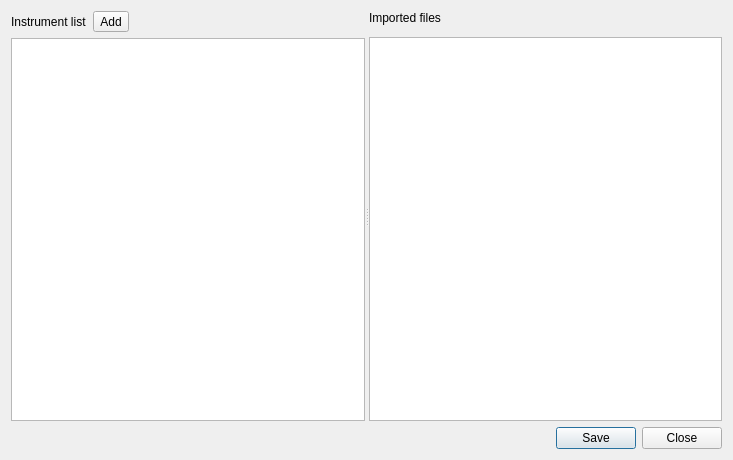
<?xml version="1.0" encoding="UTF-8"?>
<ui version="4.0">
 <class>ImportPreview</class>
 <widget class="QDialog" name="ImportPreview">
  <property name="geometry">
   <rect>
    <x>0</x>
    <y>0</y>
    <width>733</width>
    <height>460</height>
   </rect>
  </property>
  <property name="windowTitle">
   <string>Dialog</string>
  </property>
  <layout class="QVBoxLayout" name="verticalLayout_4">
   <item>
    <layout class="QVBoxLayout" name="vBoxMain" stretch="1,0">
     <item>
      <widget class="QSplitter" name="splitter">
       <property name="orientation">
        <enum>Qt::Horizontal</enum>
       </property>
       <widget class="QWidget" name="">
        <layout class="QVBoxLayout" name="vBoxInstruments">
         <item>
          <layout class="QHBoxLayout" name="hBoxAddInstrument">
           <item>
            <widget class="QLabel" name="labelInstruments">
             <property name="styleSheet">
              <string notr="true">font: 10pt &quot;MS Shell Dlg 2&quot;;</string>
             </property>
             <property name="text">
              <string>Instrument list</string>
             </property>
            </widget>
           </item>
           <item>
            <widget class="QToolButton" name="toolButtonAddInstrument">
             <property name="text">
              <string>Add</string>
             </property>
             <property name="icon">
              <iconset resource="../Resources.qrc">
               <normaloff>:/icons/plus.png</normaloff>:/icons/plus.png</iconset>
             </property>
             <property name="iconSize">
              <size>
               <width>16</width>
               <height>16</height>
              </size>
             </property>
            </widget>
           </item>
           <item>
            <spacer name="horizontalSpacer">
             <property name="orientation">
              <enum>Qt::Horizontal</enum>
             </property>
             <property name="sizeHint" stdset="0">
              <size>
               <width>40</width>
               <height>20</height>
              </size>
             </property>
            </spacer>
           </item>
          </layout>
         </item>
         <item>
          <widget class="QTreeView" name="treeViewInstruments"/>
         </item>
        </layout>
       </widget>
       <widget class="QWidget" name="">
        <layout class="QVBoxLayout" name="vBoxImported">
         <property name="spacing">
          <number>12</number>
         </property>
         <property name="topMargin">
          <number>0</number>
         </property>
         <item>
          <widget class="QLabel" name="labelImported">
           <property name="styleSheet">
            <string notr="true">font: 10pt &quot;MS Shell Dlg 2&quot;;</string>
           </property>
           <property name="text">
            <string>Imported files</string>
           </property>
          </widget>
         </item>
         <item>
          <widget class="QListView" name="listViewImportedFiles">
           <property name="sizePolicy">
            <sizepolicy hsizetype="Expanding" vsizetype="Expanding">
             <horstretch>0</horstretch>
             <verstretch>0</verstretch>
            </sizepolicy>
           </property>
          </widget>
         </item>
        </layout>
       </widget>
      </widget>
     </item>
     <item>
      <layout class="QHBoxLayout" name="hBoxButtons">
       <item>
        <spacer name="horizontalSpacer_2">
         <property name="orientation">
          <enum>Qt::Horizontal</enum>
         </property>
         <property name="sizeHint" stdset="0">
          <size>
           <width>40</width>
           <height>20</height>
          </size>
         </property>
        </spacer>
       </item>
       <item>
        <widget class="QPushButton" name="buttonSave">
         <property name="sizePolicy">
          <sizepolicy hsizetype="Fixed" vsizetype="Fixed">
           <horstretch>0</horstretch>
           <verstretch>0</verstretch>
          </sizepolicy>
         </property>
         <property name="text">
          <string>Save</string>
         </property>
        </widget>
       </item>
       <item>
        <widget class="QPushButton" name="buttonClose">
         <property name="sizePolicy">
          <sizepolicy hsizetype="Fixed" vsizetype="Fixed">
           <horstretch>0</horstretch>
           <verstretch>0</verstretch>
          </sizepolicy>
         </property>
         <property name="text">
          <string>Close</string>
         </property>
        </widget>
       </item>
      </layout>
     </item>
    </layout>
   </item>
  </layout>
 </widget>
 <resources>
  <include location="../Resources.qrc"/>
 </resources>
 <connections/>
</ui>
